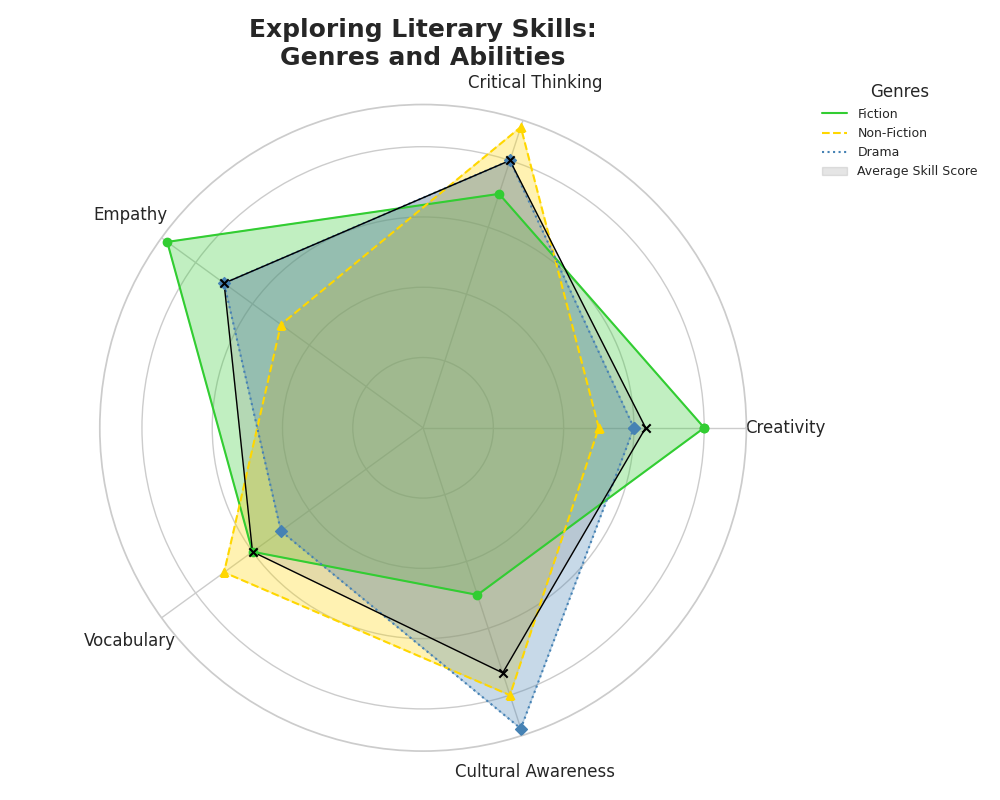

Write Python code to recreate this figure.
import matplotlib.pyplot as plt
import numpy as np

skills = ['Creativity', 'Critical Thinking', 'Empathy', 'Vocabulary', 'Cultural Awareness']
genres = ['Fiction', 'Non-Fiction', 'Drama']

data = {
    'Fiction': [8, 7, 9, 6, 5],
    'Non-Fiction': [5, 9, 5, 7, 8],
    'Drama': [6, 8, 7, 5, 9],
}

average_skill_scores = np.mean(list(data.values()), axis=0)
average_skill_scores = np.append(average_skill_scores, average_skill_scores[0])

N = len(skills)
angles = np.linspace(0, 2 * np.pi, N, endpoint=False).tolist()
angles += angles[:1]

for genre in data:
    data[genre].append(data[genre][0])

fig, ax = plt.subplots(figsize=(10, 8), subplot_kw=dict(polar=True))

colors = ['#32CD32', '#FFD700', '#4682B4']
markers = ['o', '^', 'D']
linestyles = ['-', '--', ':']
for i, (genre, values) in enumerate(data.items()):
    ax.fill(angles, values, color=colors[i], alpha=0.3)
    ax.plot(angles, values, color=colors[i], linewidth=1.5, linestyle=linestyles[i], label=genre)
    ax.scatter(angles, values, color=colors[i], marker=markers[i], zorder=10)

ax.fill(angles, average_skill_scores, color='gray', alpha=0.2, label='Average Skill Score')
ax.plot(angles, average_skill_scores, color='black', linestyle='-', linewidth=1)
ax.scatter(angles[:-1], average_skill_scores[:-1], color='black', marker='x', zorder=10)

ax.set_yticklabels([])
ax.set_xticks(angles[:-1])
ax.set_xticklabels(skills, fontsize=12, fontweight='medium')
ax.tick_params(axis='x', which='major', pad=15)

plt.title("Exploring Literary Skills:\nGenres and Abilities", size=18, fontweight='bold', va='bottom', pad=25)
plt.legend(loc='upper left', bbox_to_anchor=(1.1, 1.05), title='Genres', fontsize=9, frameon=False)

plt.tight_layout()
plt.show()
